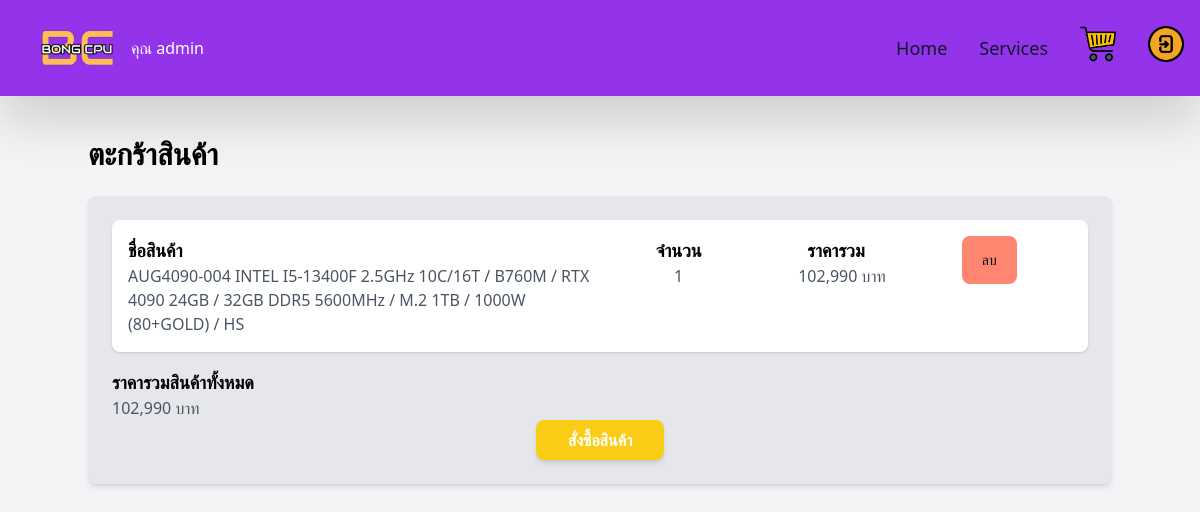
Page /Bong_cpu/frmManagecart.php (signed in) on the committed database.
### tables this page shows
CREATE TABLE `cart` (
  `cart_id` int(11) NOT NULL,
  `product_id` int(11) NOT NULL,
  `product_name` text NOT NULL,
  `quantity` int(11) NOT NULL,
  `user_id` int(11) NOT NULL,
  `price` int(11) NOT NULL,
  `total_price` int(11) NOT NULL
);

### Bong_cpu/frmManagecart.php (the view, shortened to what this page needs)
<?php
require_once('connect.php');
$user_id = $_SESSION['user_id'];
$sql = "SELECT cart_id, product_name, price, quantity, total_price FROM cart WHERE user_id = '$user_id'";
$result = mysqli_query($conn, $sql);
$cart_items = [];
$order_total = 0;
if ($result && mysqli_num_rows($result) > 0) {
    while ($row = mysqli_fetch_assoc($result)) {
        $cart_items[] = [
            'cart_id' => $row['cart_id'],
            'product_name' => $row['product_name'],
            'price' => $row['price'],
            'quantity' => $row['quantity'],
            'total_price' => $row['total_price']
        ];
        $order_total += $row['total_price'];
    }
} else {
    echo "";
}
?>
<!DOCTYPE html>
<html lang="en">
<head>
    <script src="https://cdn.tailwindcss.com"></script>
</head>
<?php require("menu.php"); ?>
<body class="bg-gray-100">
    <div class="container mx-auto mt-10">
        <h1 class="text-3xl font-bold mb-6">ตะกร้าสินค้า</h1>
        <div class="bg-gray-200 p-6 rounded-lg shadow-md">
            <?php if (!empty($cart_items)): ?>
                <?php foreach ($cart_items as $item): ?>
                    <div class="bg-white p-4 rounded-lg shadow mb-4">
                        <div class="flex justify-between flex-row">
                            <div class="basis-1/2">
                                <h2 class="text-lg font-bold">ชื่อสินค้า</h2>
                                <p class="text-gray-600"><?php echo $item['product_name']; ?></p>
                            </div>
                            <div class="basis-1/6">
                                <h2 class="text-lg font-bold text-center">จำนวน</h2>
                                <p class="text-gray-600 text-center"><?php echo $item['quantity']; ?></p>
                            </div>
                            <div class="basis-1/6">
                                <h2 class="text-lg font-bold text-center">ราคารวม</h2>
                                <p class="text-gray-600 ml-3 text-center"><?php echo number_format($item['total_price'], 0, '.', ','); ?> บาท</p>
                            </div>
                            <div class="basis-1/6 flex justify-center">
                                <button class="text-stone bg-[#FF8772] hover:bg-[#FC3F1E] focus:ring-4 focus:outline-none focus:ring-teal-300 dark:focus:ring-teal-800 dark:shadow-lg dark:shadow-stone-500 font-medium rounded-lg text-sm px-5 py-2.5 text-center me-2 mb-2 h-12">
                                    <a href="del_cart.php?id=<?php echo $item['cart_id']; ?>" class="btn btn-danger">ลบ</a>
                                </button>
                            </div>
                        </div>
                    </div>
                <?php endforeach; ?>
                <div class="">
                    <h2 class="text-lg font-bold">ราคารวมสินค้าทั้งหมด</h2>
                    <p class="text-gray-600"><?php echo number_format($order_total, 0, '.', ','); ?> บาท</p>
                </div>
            <?php else: ?>
                <p>ไม่มีสินค้าในตะกร้า</p>
            <?php endif; ?>
            <form method="POST" action="orderinfo.php">
                <div class="flex justify-center">
                    <button type="submit" class="bg-yellow-400 text-white font-bold py-2 px-8 rounded-lg shadow-md hover:bg-yellow-500 focus:outline-none focus:ring-4 focus:ring-yellow-300">
                        สั่งซื้อสินค้า
                    </button>
                </div>
            </form>
        </div>
    </div>
</body>
</html>

### rows in the picture
cart: product_name "AUG4090-004 INTEL I5-13400F 2.5GHz 10C/16T / B760M / RTX 4090 24GB / 32GB DDR5 5600MHz / M.2 1TB / 1000W (80+GOLD) / HS", quantity "1", total_price "102,990"

### other values in the picture
$_SESSION['username'] "admin"
$order_total "102,990"
